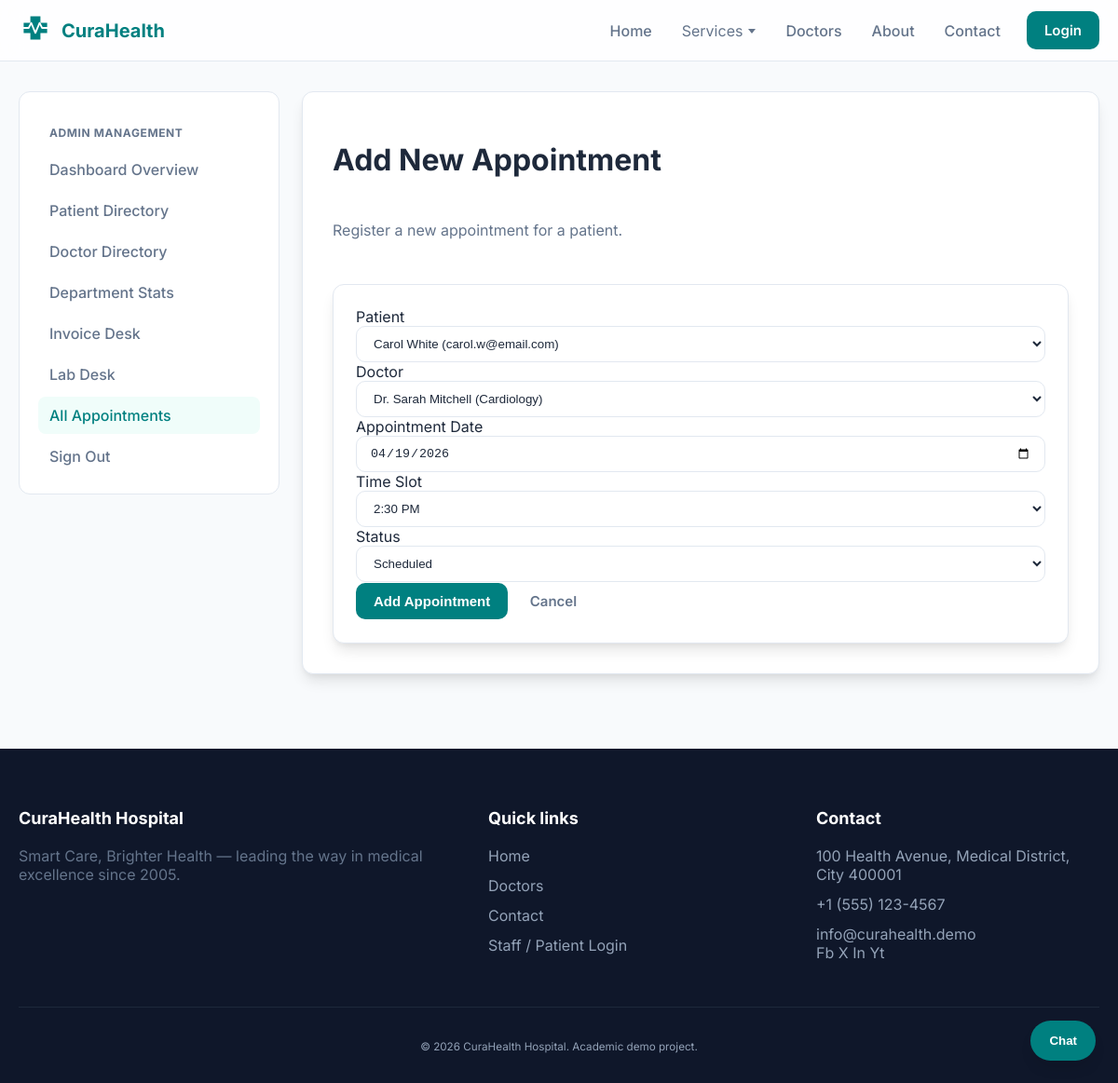
The page /admin/appointments/3/edit (signed in) on the database its author committed.
### models/appointment.py (models this page shows, shortened)
class Appointment(db.Model):
    __tablename__ = "appointments"
    __table_args__ = (
        db.UniqueConstraint(
            "doctor_id", "appointment_date", "time_slot", name="uq_doctor_date_slot"
        ),
    )
    id = db.Column(db.Integer, primary_key=True)
    patient_id = db.Column(db.Integer, db.ForeignKey("patients.id"), nullable=False)
    doctor_id = db.Column(db.Integer, db.ForeignKey("doctors.id"), nullable=False)
    appointment_date = db.Column(db.Date, nullable=False)
    time_slot = db.Column(db.String(8), nullable=False)  # e.g. "09:30"
    status = db.Column(db.String(32), default="scheduled")  # scheduled, completed, cancelled, pending_lab, results_ready
    symptoms = db.Column(db.Text, default="")
    diagnosis = db.Column(db.String(255), default="")
    notes = db.Column(db.Text, default="")
    vitals_bp = db.Column(db.String(20), default="")
    vitals_temp = db.Column(db.String(10), default="")
    vitals_weight = db.Column(db.String(10), default="")
    vitals_heart_rate = db.Column(db.String(10), default="")
    prescription_json = db.Column(db.Text, default="[]") # JSON string: [{name, dosage, duration, notes}]
    prescription = db.Column(db.Text, default="") # Legacy/Simple view
    ordered_tests = db.Column(db.Text, default="") # List of tests ordered
    lab_result_link = db.Column(db.String(255), default="")
    lab_report_path = db.Column(db.String(255), default="") # Legacy
    is_paid = db.Column(db.Boolean, default=False)
    invoice_amount = db.Column(db.Float, default=0.0)
    patient = db.relationship("Patient", back_populates="appointments")
    doctor = db.relationship("Doctor", back_populates="appointments")

### models/patient.py (models this page shows, shortened)
class Patient(db.Model):
    __tablename__ = "patients"
    id = db.Column(db.Integer, primary_key=True)
    name = db.Column(db.String(120), nullable=False)
    email = db.Column(db.String(120), unique=True, nullable=False, index=True)
    password_hash = db.Column(db.String(256), nullable=False)
    phone = db.Column(db.String(32), default="")
    date_of_birth = db.Column(db.Date, nullable=True)
    gender = db.Column(db.String(20), default="")
    address = db.Column(db.Text, default="")
    appointments = db.relationship(
        "Appointment", back_populates="patient", lazy=True, cascade="all, delete-orphan"
    )

### models/doctor.py (models this page shows, shortened)
class Doctor(db.Model):
    __tablename__ = "doctors"
    id = db.Column(db.Integer, primary_key=True)
    name = db.Column(db.String(120), nullable=False)
    email = db.Column(db.String(120), unique=True, nullable=False, index=True)
    password_hash = db.Column(db.String(256), nullable=False)
    phone = db.Column(db.String(32), default="")
    experience_years = db.Column(db.Integer, default=0)
    bio = db.Column(db.Text, default="")
    specialization = db.Column(db.String(120), default="")
    image_url = db.Column(db.String(255), default="/static/img/doctor-placeholder.jpg")
    consultation_fee = db.Column(db.Float, default=500.0)
    is_active = db.Column(db.Boolean, default=True)
    unavailability_start_date = db.Column(db.Date, nullable=True)
    unavailability_end_date = db.Column(db.Date, nullable=True)
    qualifications = db.Column(db.Text, default="")
    department_id = db.Column(db.Integer, db.ForeignKey("departments.id"), nullable=False)
    department = db.relationship("Department", back_populates="doctors")
    appointments = db.relationship(
        "Appointment", back_populates="doctor", lazy=True, cascade="all, delete-orphan"
    )

### routes/admin.py (the view, shortened to what this page needs)
@admin_bp.route("/appointments/<int:aid>/edit", methods=["GET", "POST"])
@admin_required
def appointments_edit(aid):
    ap = Appointment.query.get_or_404(aid)
    doctors = Doctor.query.order_by(Doctor.name).all()
    patients = Patient.query.order_by(Patient.name).all()
    return render_template(
        "admin/appointment_form.html",
        appointment=ap,
        doctors=doctors,
        patients=patients,
        all_slots=all_time_slots(),
        slot_label=slot_label,
    )

### app.py (called while the page is built)
def create_app(config_class=Config):
    app = Flask(__name__)
    app.config.from_object(config_class)
    instance_dir = os.path.join(os.path.dirname(os.path.abspath(__file__)), "instance")
    os.makedirs(instance_dir, exist_ok=True)
    db.init_app(app)
    app.register_blueprint(public_bp)
    app.register_blueprint(patient_bp)
    app.register_blueprint(doctor_bp)
    app.register_blueprint(admin_bp)
    @app.context_processor
    def inject_globals():
        from datetime import datetime
        try:
            depts = Department.query.order_by(Department.name).limit(24).all()
        except Exception:
            depts = []
        return {"nav_departments": depts, "current_year": datetime.now().year}
    with app.app_context():
        db.create_all()
        seed_if_empty(app)
    return app

### utils/appointment_slots.py (called while the page is built)
def all_time_slots():
    slots = []
    for hour in range(9, 17):
        for minute in (0, 30):
            slots.append(f"{hour:02d}:{minute:02d}")
    return slots

def slot_label(slot):
    h, m = map(int, slot.split(":"))
    ampm = "AM" if h < 12 else "PM"
    h12 = h % 12
    if h12 == 0:
        h12 = 12
    return f"{h12}:{m:02d} {ampm}"

### utils/auth_helpers.py (called while the page is built)
def admin_required(f):
    @wraps(f)
    def wrapped(*args, **kwargs):
        if not session.get("admin_id"):
            flash("Please sign in as an administrator.", "warning")
            return redirect(url_for("admin.login"))
        return f(*args, **kwargs)
    return wrapped

### templates/admin/appointment_form.html (shortened to what this page needs)
{% extends "dashboard_base.html" %}
{% block sidebar %}
{% set nav_active = 'appts' %}
{% include 'admin/sidebar_snippet.html' %}
{% endblock %}
{% block dashboard_content %}
<header class="section-head">
  <h1>Add New Appointment</h1>
  <p class="muted">Register a new appointment for a patient.</p>
</header>
<section class="card">
  <form method="post" action="{{ url_for('admin.appointments_edit', aid=appointment.id) if appointment else url_for('admin.add_appointment') }}" class="form">
    <div class="field">
      <label for="patient_id">Patient</label>
      <select class="input" id="patient_id" name="patient_id" required>
        {% for p in patients %}
        <option value="{{ p.id }}" {% if appointment and appointment.patient_id == p.id %}selected{% endif %}>{{ p.name }} ({{ p.email }})</option>
        {% endfor %}
      </select>
    </div>
    <div class="field">
      <label for="doctor_id">Doctor</label>
      <select class="input" id="doctor_id" name="doctor_id" required>
        {% for d in doctors %}
        <option value="{{ d.id }}" {% if appointment and appointment.doctor_id == d.id %}selected{% endif %}>{{ d.name }} ({{ d.department.name }})</option>
        {% endfor %}
      </select>
    </div>
    <div class="field">
      <label for="appointment_date">Appointment Date</label>
      <input type="date" class="input" id="appointment_date" name="appointment_date" required value="{{ appointment.appointment_date.strftime('%Y-%m-%d') if appointment else '' }}">
    </div>
    <div class="field">
      <label for="time_slot">Time Slot</label>
      <select class="input" id="time_slot" name="time_slot" required>
        {% for slot in all_slots %}
        <option value="{{ slot }}" {% if appointment and appointment.time_slot == slot %}selected{% endif %}>{{ slot_label(slot) }}</option>
        {% endfor %}
      </select>
    </div>
    <div class="field">
      <label for="status">Status</label>
      <select class="input" id="status" name="status" required>
        <option value="scheduled" {% if appointment and appointment.status == 'scheduled' %}selected{% endif %}>Scheduled</option>
      </select>
    </div>
    <div class="card-actions">
      <button type="submit" class="btn btn-primary">Add Appointment</button>
      <a href="{{ url_for('admin.appointments_list') }}" class="btn btn-ghost">Cancel</a>
    </div>
  </form>
</section>
{% endblock %}

### static/css/style.css (style rules this page uses)
:root { --bg: #F8FAFC; --surface: #FFFFFF; --card: #FFFFFF; --card2: #F1F5F9; --text: #1E293B; --muted: #64748B; --border: #E2E8F0; --shadow: 0 10px 15px -3px rgba(0, 0, 0, 0.1), 0 4px 6px -2px rgba(0, 0, 0, 0.05); --primary: #008080; --primary-light: #2DD4BF; --danger: #EF4444; --success: #10B981; --warn: #F59E0B; --radius: 12px; --radius2: 16px; --wrap: 1200px; }
* { box-sizing: border-box; }
html,body { height:100%; }
body.page { margin:0; font-family: 'Inter', ui-sans-serif, system-ui, -apple-system, Segoe UI, Roboto, Arial, sans-serif; color: var(--text); background-color: var(--bg); }
a { color: inherit; text-decoration: none; transition: color 0.2s; }
.muted { color: var(--muted); }
.btn { display:inline-flex; align-items:center; justify-content:center; gap: 8px; border-radius: 10px; padding: 10px 18px; border: 1px solid transparent; cursor: pointer; font-weight: 600; font-size: 0.9375rem; transition: all 0.2s; text-decoration:none; }
.btn-primary { background: var(--primary); color: white; }
.btn-ghost { background: transparent; color: var(--muted); }
.input { width: 100%; padding: 10px 14px; border-radius: 10px; border: 1px solid var(--border); background: white; color: var(--text); outline: none; transition: border-color 0.2s, box-shadow 0.2s; }
.section-head { display:grid; gap: 8px; margin-bottom: 32px; }
.card { background: var(--surface); border: 1px solid var(--border); border-radius: var(--radius); padding: 24px; box-shadow: var(--shadow); transition: transform 0.2s, border-color 0.2s; }

### rows shown on the page
Appointment: patient_id "Carol White (carol.w@email.com)", doctor_id "Dr. Sarah Mitchell (Cardiology)", appointment_date "04/19/2026", time_slot "2:30 PM", status "Scheduled"
